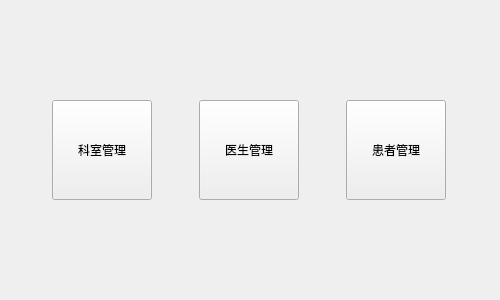
<?xml version="1.0" encoding="UTF-8"?>
<ui version="4.0">
 <class>WelcomeView</class>
 <widget class="QWidget" name="WelcomeView">
  <property name="geometry">
   <rect>
    <x>0</x>
    <y>0</y>
    <width>500</width>
    <height>300</height>
   </rect>
  </property>
  <property name="minimumSize">
   <size>
    <width>500</width>
    <height>300</height>
   </size>
  </property>
  <property name="windowTitle">
   <string>欢迎</string>
  </property>
  <layout class="QVBoxLayout" name="verticalLayout">
   <item>
    <spacer name="verticalSpacer">
     <property name="orientation">
      <enum>Qt::Orientation::Vertical</enum>
     </property>
     <property name="sizeHint" stdset="0">
      <size>
       <width>20</width>
       <height>106</height>
      </size>
     </property>
    </spacer>
   </item>
   <item>
    <layout class="QHBoxLayout" name="horizontalLayout">
     <item>
      <widget class="QPushButton" name="btnDepartment">
       <property name="minimumSize">
        <size>
         <width>100</width>
         <height>100</height>
        </size>
       </property>
       <property name="maximumSize">
        <size>
         <width>61</width>
         <height>16777215</height>
        </size>
       </property>
       <property name="text">
        <string>科室管理</string>
       </property>
      </widget>
     </item>
     <item>
      <widget class="QPushButton" name="btnDoctor">
       <property name="minimumSize">
        <size>
         <width>100</width>
         <height>100</height>
        </size>
       </property>
       <property name="maximumSize">
        <size>
         <width>61</width>
         <height>16777215</height>
        </size>
       </property>
       <property name="text">
        <string>医生管理</string>
       </property>
      </widget>
     </item>
     <item>
      <widget class="QPushButton" name="btnPatient">
       <property name="minimumSize">
        <size>
         <width>100</width>
         <height>100</height>
        </size>
       </property>
       <property name="maximumSize">
        <size>
         <width>61</width>
         <height>16777215</height>
        </size>
       </property>
       <property name="text">
        <string>患者管理</string>
       </property>
      </widget>
     </item>
    </layout>
   </item>
   <item>
    <spacer name="verticalSpacer_2">
     <property name="orientation">
      <enum>Qt::Orientation::Vertical</enum>
     </property>
     <property name="sizeHint" stdset="0">
      <size>
       <width>20</width>
       <height>105</height>
      </size>
     </property>
    </spacer>
   </item>
  </layout>
 </widget>
 <resources/>
 <connections/>
</ui>
